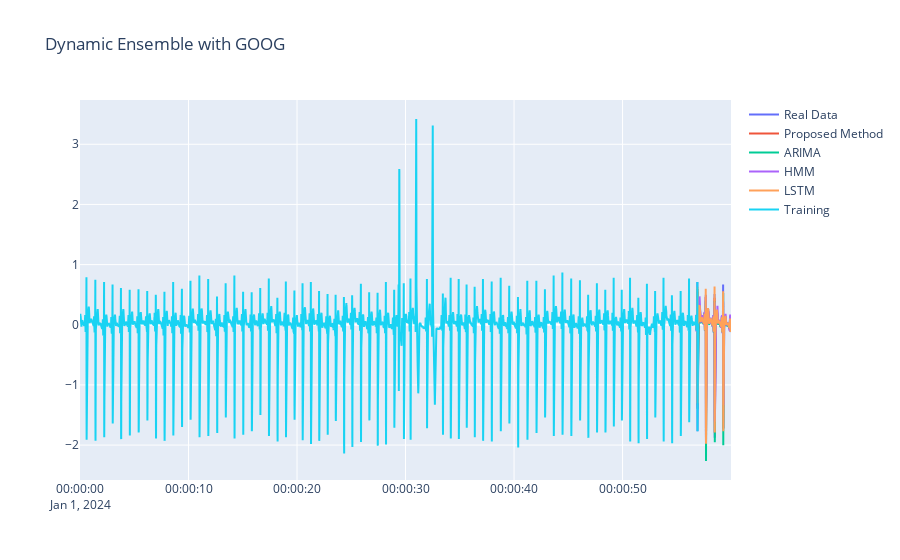

The notebook cell this image was saved under:
### Code cell
fig = go.Figure()
fig.update_layout(title="Dynamic Ensemble with GOOG")
fig.add_trace(go.Scatter(x=df_test['ds'], y=df_test['y'], mode='lines', name='Real Data'))
fig.add_trace(go.Scatter(x=df_test['ds'], y=de_preds, mode='lines', name='Proposed Method'))
fig.add_trace(go.Scatter(x=df_test['ds'], y=arima_preds, mode='lines', name='ARIMA'))
fig.add_trace(go.Scatter(x=df_test['ds'], y=hmm_preds, mode='lines', name='HMM'))
fig.add_trace(go.Scatter(x=df_test['ds'], y=lstm_preds, mode='lines', name='LSTM'))
fig.add_trace(go.Scatter(x=df_train['ds'], y=df_train['y'], mode='lines', name='Training'))
fig.show()

### Figure 1 — Plotly figure (JSON) as saved in the notebook; plotly's stock layout.template omitted (floating-point values rounded to 4 significant figures; data arrays with more than 128 entries replaced by an {"elided": "..."} marker saying what was removed)
{"data": [{"mode": "lines", "name": "Real Data", "type": "scatter", "x": {"elided": "412 str values"}, "y": {"elided": "412 float values"}}, {"mode": "lines", "name": "Proposed Method", "type": "scatter", "x": {"elided": "412 str values"}, "y": {"elided": "412 float values"}}, {"mode": "lines", "name": "ARIMA", "type": "scatter", "x": {"elided": "412 str values"}, "y": {"elided": "412 float values"}}, {"mode": "lines", "name": "HMM", "type": "scatter", "x": {"elided": "412 str values"}, "y": {"elided": "412 float values"}}, {"mode": "lines", "name": "LSTM", "type": "scatter", "x": {"elided": "412 str values"}, "y": {"elided": "412 float values"}}, {"mode": "lines", "name": "Training", "type": "scatter", "x": {"elided": "7292 str values"}, "y": {"elided": "7292 float values"}}], "layout": {"title": {"text": "Dynamic Ensemble with GOOG"}}}
